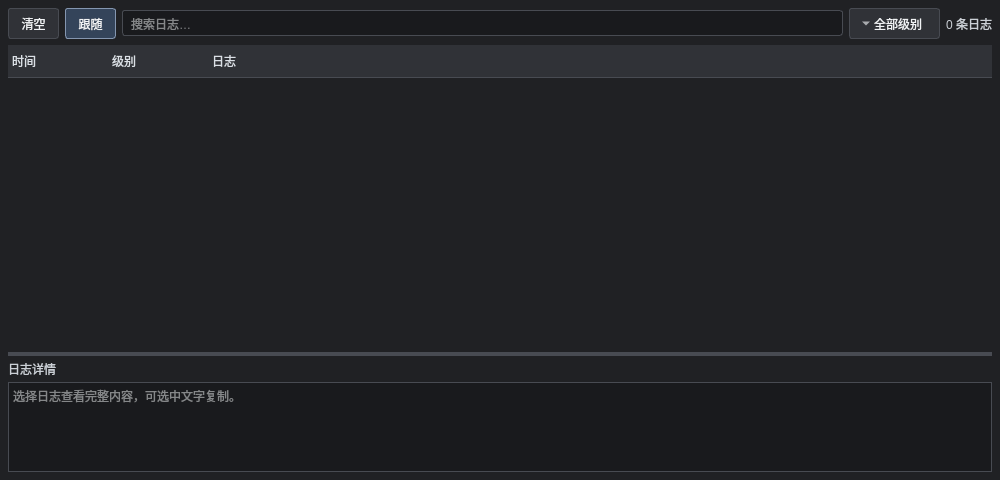
<?xml version="1.0" encoding="UTF-8"?>
<ui version="4.0">
 <class>ConsoleUIWindow</class>
 <widget class="QMainWindow" name="ConsoleUIWindow">
  <property name="geometry"><rect><x>0</x><y>0</y><width>1000</width><height>480</height></rect></property>
  <property name="minimumSize"><size><width>360</width><height>180</height></size></property>
  <property name="windowTitle"><string>Console</string></property>
  <property name="font"><font><pointsize>11</pointsize></font></property>
  <property name="maximumLogEntries" stdset="0"><number>5000</number></property>
  <property name="timeColumnWidth" stdset="0"><number>112</number></property>
  <property name="levelColumnWidth" stdset="0"><number>88</number></property>
  <property name="styleSheet">
   <string notr="true">QMainWindow#ConsoleUIWindow, QWidget#consoleContent, QWidget#detailPanel {
 background-color: #202124; color: #f1f3f5;
}
QToolButton {
 color: #f1f3f5; background-color: #303237; border: 1px solid #484b52;
 border-radius: 3px; padding: 4px 8px;
}
QToolButton:checked { background-color: #34445a; border-color: #8496b0; }
QToolButton:hover { background-color: #3c4047; }
QLineEdit {
 background-color: #191a1d; color: #f1f3f5; border: 1px solid #484b52;
 border-radius: 3px; padding: 4px 6px;
 selection-background-color: #34445a; selection-color: #ffffff;
}
QLabel { color: #cbd0d6; }
QTreeWidget {
 background-color: #202124; alternate-background-color: #26282c;
 color: #f1f3f5; border: none; selection-background-color: #34445a;
}
QTreeWidget::item { padding: 5px 4px; border-bottom: 1px solid #303237; }
QTreeWidget::item:selected { background-color: #34445a; }
QTreeWidget::item:hover:!selected { background-color: #2e3035; }
QHeaderView::section {
 background-color: #303237; color: #dbe0e6; border: none;
 border-bottom: 1px solid #484b52; padding: 5px 4px;
}
QPlainTextEdit {
 background-color: #191a1d; color: #f1f3f5; border: 1px solid #484b52;
 selection-background-color: #34445a; selection-color: #ffffff;
}
QSplitter::handle { background-color: #484b52; }</string>
  </property>
  <widget class="QWidget" name="consoleContent">
   <layout class="QVBoxLayout" name="consoleLayout">
    <property name="spacing"><number>6</number></property>
    <property name="leftMargin"><number>8</number></property>
    <property name="topMargin"><number>8</number></property>
    <property name="rightMargin"><number>8</number></property>
    <property name="bottomMargin"><number>8</number></property>
    <item>
     <layout class="QHBoxLayout" name="actionsLayout">
      <property name="spacing"><number>6</number></property>
      <item><widget class="QToolButton" name="clearButton"><property name="text"><string>清空</string></property><property name="toolTip"><string>清空全部日志</string></property></widget></item>
      <item><widget class="QToolButton" name="followButton"><property name="text"><string>跟随</string></property><property name="checkable"><bool>true</bool></property><property name="checked"><bool>true</bool></property><property name="toolTip"><string>在列表底部时跟随新日志；向上滚动可暂停跟随</string></property></widget></item>
      <item><widget class="QLineEdit" name="searchEdit"><property name="placeholderText"><string>搜索日志…</string></property><property name="clearButtonEnabled"><bool>true</bool></property></widget></item>
      <item><widget class="QToolButton" name="filterButton">
       <property name="text"><string>全部级别</string></property>
       <property name="toolTip"><string>选择显示的日志级别（可多选）</string></property>
       <property name="arrowType"><enum>Qt::DownArrow</enum></property>
       <property name="toolButtonStyle"><enum>Qt::ToolButtonTextBesideIcon</enum></property>
       <property name="iconSize"><size><width>12</width><height>12</height></size></property>
      </widget></item>
      <item><widget class="QLabel" name="summaryLabel"><property name="text"><string>0 条日志</string></property><property name="toolTip"><string>最多保留最近 5000 条日志</string></property></widget></item>
     </layout>
    </item>
    <item>
     <widget class="QSplitter" name="consoleSplitter">
      <property name="orientation"><enum>Qt::Vertical</enum></property>
      <property name="handleWidth"><number>4</number></property>
      <property name="childrenCollapsible"><bool>false</bool></property>
      <widget class="QTreeWidget" name="logList">
       <property name="sizePolicy"><sizepolicy hsizetype="Expanding" vsizetype="Expanding"><horstretch>0</horstretch><verstretch>3</verstretch></sizepolicy></property>
       <property name="minimumSize"><size><width>0</width><height>60</height></size></property>
       <property name="alternatingRowColors"><bool>true</bool></property>
       <property name="editTriggers"><set>QAbstractItemView::NoEditTriggers</set></property>
       <property name="selectionMode"><enum>QAbstractItemView::SingleSelection</enum></property>
       <property name="selectionBehavior"><enum>QAbstractItemView::SelectRows</enum></property>
       <property name="verticalScrollMode"><enum>QAbstractItemView::ScrollPerPixel</enum></property>
       <property name="rootIsDecorated"><bool>false</bool></property>
       <property name="uniformRowHeights"><bool>true</bool></property>
       <property name="itemsExpandable"><bool>false</bool></property>
       <property name="wordWrap"><bool>false</bool></property>
       <attribute name="headerStretchLastSection"><bool>true</bool></attribute>
       <column><property name="text"><string>时间</string></property></column>
       <column><property name="text"><string>级别</string></property></column>
       <column><property name="text"><string>日志</string></property></column>
      </widget>
      <widget class="QWidget" name="detailPanel">
       <property name="sizePolicy"><sizepolicy hsizetype="Expanding" vsizetype="Expanding"><horstretch>0</horstretch><verstretch>1</verstretch></sizepolicy></property>
       <layout class="QVBoxLayout" name="detailLayout">
        <property name="spacing"><number>4</number></property>
        <property name="leftMargin"><number>0</number></property>
        <property name="topMargin"><number>4</number></property>
        <property name="rightMargin"><number>0</number></property>
        <property name="bottomMargin"><number>0</number></property>
        <item><widget class="QLabel" name="detailLabel"><property name="text"><string>日志详情</string></property><property name="emptyText" stdset="0"><string>日志详情</string></property><property name="textFormat"><enum>Qt::PlainText</enum></property></widget></item>
        <item><widget class="QPlainTextEdit" name="detailText"><property name="readOnly"><bool>true</bool></property><property name="placeholderText"><string>选择日志查看完整内容，可选中文字复制。</string></property><property name="tabChangesFocus"><bool>true</bool></property></widget></item>
       </layout>
      </widget>
     </widget>
    </item>
   </layout>
  </widget>
 </widget>
 <resources/>
 <connections/>
</ui>
